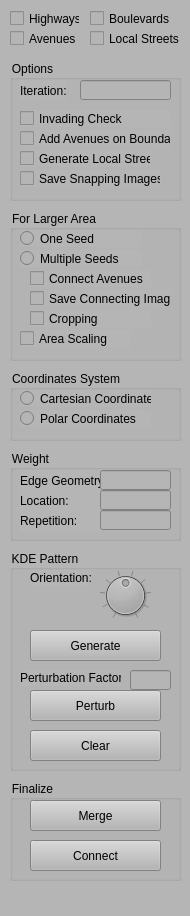
<?xml version="1.0" encoding="UTF-8"?>
<ui version="4.0">
 <class>ControlWidget</class>
 <widget class="QDockWidget" name="ControlWidget">
  <property name="geometry">
   <rect>
    <x>0</x>
    <y>0</y>
    <width>190</width>
    <height>916</height>
   </rect>
  </property>
  <property name="minimumSize">
   <size>
    <width>190</width>
    <height>240</height>
   </size>
  </property>
  <property name="styleSheet">
   <string notr="true">background-color: rgb(181, 181, 181);</string>
  </property>
  <widget class="QWidget" name="dockWidgetContents">
   <widget class="QCheckBox" name="checkBoxRoadTypeAvenue">
    <property name="geometry">
     <rect>
      <x>10</x>
      <y>30</y>
      <width>70</width>
      <height>17</height>
     </rect>
    </property>
    <property name="text">
     <string>Avenues</string>
    </property>
   </widget>
   <widget class="QCheckBox" name="checkBoxRoadTypeLocalStreet">
    <property name="geometry">
     <rect>
      <x>90</x>
      <y>30</y>
      <width>91</width>
      <height>17</height>
     </rect>
    </property>
    <property name="text">
     <string>Local Streets</string>
    </property>
   </widget>
   <widget class="QGroupBox" name="groupBox_8">
    <property name="geometry">
     <rect>
      <x>10</x>
      <y>550</y>
      <width>171</width>
      <height>221</height>
     </rect>
    </property>
    <property name="title">
     <string>KDE Pattern</string>
    </property>
    <widget class="QPushButton" name="pushButtonGenerateKDE">
     <property name="geometry">
      <rect>
       <x>20</x>
       <y>80</y>
       <width>131</width>
       <height>31</height>
      </rect>
     </property>
     <property name="text">
      <string>Generate</string>
     </property>
    </widget>
    <widget class="QDial" name="dialOrientation">
     <property name="geometry">
      <rect>
       <x>80</x>
       <y>20</y>
       <width>71</width>
       <height>51</height>
      </rect>
     </property>
     <property name="maximum">
      <number>359</number>
     </property>
     <property name="singleStep">
      <number>10</number>
     </property>
     <property name="value">
      <number>180</number>
     </property>
     <property name="orientation">
      <enum>Qt::Vertical</enum>
     </property>
     <property name="invertedAppearance">
      <bool>false</bool>
     </property>
     <property name="invertedControls">
      <bool>false</bool>
     </property>
     <property name="notchTarget">
      <double>3.700000000000000</double>
     </property>
     <property name="notchesVisible">
      <bool>true</bool>
     </property>
    </widget>
    <widget class="QLabel" name="label_2">
     <property name="geometry">
      <rect>
       <x>20</x>
       <y>20</y>
       <width>61</width>
       <height>16</height>
      </rect>
     </property>
     <property name="text">
      <string>Orientation:</string>
     </property>
    </widget>
    <widget class="QPushButton" name="pushButtonPerturb">
     <property name="geometry">
      <rect>
       <x>20</x>
       <y>140</y>
       <width>131</width>
       <height>31</height>
      </rect>
     </property>
     <property name="text">
      <string>Perturb</string>
     </property>
    </widget>
    <widget class="QLineEdit" name="lineEditPerturbationFactor">
     <property name="geometry">
      <rect>
       <x>120</x>
       <y>120</y>
       <width>41</width>
       <height>20</height>
      </rect>
     </property>
    </widget>
    <widget class="QLabel" name="label_6">
     <property name="geometry">
      <rect>
       <x>10</x>
       <y>120</y>
       <width>101</width>
       <height>16</height>
      </rect>
     </property>
     <property name="text">
      <string>Perturbation Factor:</string>
     </property>
    </widget>
   </widget>
   <widget class="QGroupBox" name="groupBox">
    <property name="geometry">
     <rect>
      <x>10</x>
      <y>60</y>
      <width>171</width>
      <height>141</height>
     </rect>
    </property>
    <property name="title">
     <string>Options</string>
    </property>
    <widget class="QCheckBox" name="checkBoxAddAvenuesOnBoundary">
     <property name="geometry">
      <rect>
       <x>10</x>
       <y>70</y>
       <width>151</width>
       <height>17</height>
      </rect>
     </property>
     <property name="text">
      <string>Add Avenues on Boundary</string>
     </property>
    </widget>
    <widget class="QLabel" name="label">
     <property name="geometry">
      <rect>
       <x>10</x>
       <y>20</y>
       <width>46</width>
       <height>21</height>
      </rect>
     </property>
     <property name="text">
      <string>Iteration:</string>
     </property>
    </widget>
    <widget class="QLineEdit" name="lineEditNumIterations">
     <property name="geometry">
      <rect>
       <x>70</x>
       <y>20</y>
       <width>91</width>
       <height>20</height>
      </rect>
     </property>
     <property name="alignment">
      <set>Qt::AlignRight|Qt::AlignTrailing|Qt::AlignVCenter</set>
     </property>
    </widget>
    <widget class="QCheckBox" name="checkBoxLocalStreets">
     <property name="geometry">
      <rect>
       <x>10</x>
       <y>90</y>
       <width>131</width>
       <height>17</height>
      </rect>
     </property>
     <property name="text">
      <string>Generate Local Streets</string>
     </property>
    </widget>
    <widget class="QCheckBox" name="checkBoxInvadingCheck">
     <property name="geometry">
      <rect>
       <x>10</x>
       <y>50</y>
       <width>151</width>
       <height>17</height>
      </rect>
     </property>
     <property name="text">
      <string>Invading Check</string>
     </property>
    </widget>
    <widget class="QCheckBox" name="checkBoxSaveSnappingImages">
     <property name="geometry">
      <rect>
       <x>10</x>
       <y>110</y>
       <width>141</width>
       <height>17</height>
      </rect>
     </property>
     <property name="text">
      <string>Save Snapping Images</string>
     </property>
    </widget>
   </widget>
   <widget class="QCheckBox" name="checkBoxRoadTypeHighway">
    <property name="geometry">
     <rect>
      <x>10</x>
      <y>10</y>
      <width>70</width>
      <height>17</height>
     </rect>
    </property>
    <property name="text">
     <string>Highways</string>
    </property>
   </widget>
   <widget class="QCheckBox" name="checkBoxRoadTypeBoulevard">
    <property name="geometry">
     <rect>
      <x>90</x>
      <y>10</y>
      <width>91</width>
      <height>17</height>
     </rect>
    </property>
    <property name="text">
     <string>Boulevards</string>
    </property>
   </widget>
   <widget class="QGroupBox" name="groupBox_2">
    <property name="geometry">
     <rect>
      <x>10</x>
      <y>450</y>
      <width>171</width>
      <height>91</height>
     </rect>
    </property>
    <property name="title">
     <string>Weight</string>
    </property>
    <widget class="QLabel" name="label_3">
     <property name="geometry">
      <rect>
       <x>10</x>
       <y>20</y>
       <width>81</width>
       <height>21</height>
      </rect>
     </property>
     <property name="text">
      <string>Edge Geometry:</string>
     </property>
    </widget>
    <widget class="QLabel" name="label_4">
     <property name="geometry">
      <rect>
       <x>10</x>
       <y>40</y>
       <width>81</width>
       <height>21</height>
      </rect>
     </property>
     <property name="text">
      <string>Location:</string>
     </property>
    </widget>
    <widget class="QLabel" name="label_5">
     <property name="geometry">
      <rect>
       <x>10</x>
       <y>60</y>
       <width>81</width>
       <height>21</height>
      </rect>
     </property>
     <property name="text">
      <string>Repetition:</string>
     </property>
    </widget>
    <widget class="QLineEdit" name="lineEditWeightEdge">
     <property name="geometry">
      <rect>
       <x>90</x>
       <y>20</y>
       <width>71</width>
       <height>20</height>
      </rect>
     </property>
     <property name="alignment">
      <set>Qt::AlignRight|Qt::AlignTrailing|Qt::AlignVCenter</set>
     </property>
    </widget>
    <widget class="QLineEdit" name="lineEditWeightLocation">
     <property name="geometry">
      <rect>
       <x>90</x>
       <y>40</y>
       <width>71</width>
       <height>20</height>
      </rect>
     </property>
     <property name="alignment">
      <set>Qt::AlignRight|Qt::AlignTrailing|Qt::AlignVCenter</set>
     </property>
    </widget>
    <widget class="QLineEdit" name="lineEditWeightRepetition">
     <property name="geometry">
      <rect>
       <x>90</x>
       <y>60</y>
       <width>71</width>
       <height>20</height>
      </rect>
     </property>
     <property name="alignment">
      <set>Qt::AlignRight|Qt::AlignTrailing|Qt::AlignVCenter</set>
     </property>
    </widget>
   </widget>
   <widget class="QGroupBox" name="groupBox_3">
    <property name="geometry">
     <rect>
      <x>10</x>
      <y>210</y>
      <width>171</width>
      <height>151</height>
     </rect>
    </property>
    <property name="title">
     <string>For Larger Area</string>
    </property>
    <widget class="QRadioButton" name="radioButtonMultiSeeds">
     <property name="geometry">
      <rect>
       <x>10</x>
       <y>40</y>
       <width>121</width>
       <height>17</height>
      </rect>
     </property>
     <property name="text">
      <string>Multiple Seeds</string>
     </property>
     <attribute name="buttonGroup">
      <string notr="true">buttonGroup</string>
     </attribute>
    </widget>
    <widget class="QRadioButton" name="radioButtonOneSeed">
     <property name="geometry">
      <rect>
       <x>10</x>
       <y>20</y>
       <width>121</width>
       <height>17</height>
      </rect>
     </property>
     <property name="text">
      <string>One Seed</string>
     </property>
     <attribute name="buttonGroup">
      <string notr="true">buttonGroup</string>
     </attribute>
    </widget>
    <widget class="QCheckBox" name="checkBoxAreaScaling">
     <property name="geometry">
      <rect>
       <x>10</x>
       <y>120</y>
       <width>111</width>
       <height>17</height>
      </rect>
     </property>
     <property name="text">
      <string>Area Scaling</string>
     </property>
    </widget>
    <widget class="QCheckBox" name="checkBoxConnectAvenues">
     <property name="geometry">
      <rect>
       <x>20</x>
       <y>60</y>
       <width>121</width>
       <height>17</height>
      </rect>
     </property>
     <property name="text">
      <string>Connect Avenues</string>
     </property>
    </widget>
    <widget class="QCheckBox" name="checkBoxCropping">
     <property name="geometry">
      <rect>
       <x>20</x>
       <y>100</y>
       <width>121</width>
       <height>17</height>
      </rect>
     </property>
     <property name="text">
      <string>Cropping</string>
     </property>
    </widget>
    <widget class="QCheckBox" name="checkBoxSaveConnectingImages">
     <property name="geometry">
      <rect>
       <x>20</x>
       <y>80</y>
       <width>141</width>
       <height>17</height>
      </rect>
     </property>
     <property name="text">
      <string>Save Connecting Images</string>
     </property>
    </widget>
   </widget>
   <widget class="QGroupBox" name="groupBox_4">
    <property name="geometry">
     <rect>
      <x>10</x>
      <y>370</y>
      <width>171</width>
      <height>71</height>
     </rect>
    </property>
    <property name="title">
     <string>Coordinates System</string>
    </property>
    <widget class="QRadioButton" name="radioButtonCartesianCoordinate">
     <property name="geometry">
      <rect>
       <x>10</x>
       <y>20</y>
       <width>131</width>
       <height>17</height>
      </rect>
     </property>
     <property name="text">
      <string>Cartesian Coordinates</string>
     </property>
     <attribute name="buttonGroup">
      <string notr="true">buttonGroup_2</string>
     </attribute>
    </widget>
    <widget class="QRadioButton" name="radioButtonPolarCoordinate">
     <property name="geometry">
      <rect>
       <x>10</x>
       <y>40</y>
       <width>131</width>
       <height>17</height>
      </rect>
     </property>
     <property name="text">
      <string>Polar Coordinates</string>
     </property>
     <attribute name="buttonGroup">
      <string notr="true">buttonGroup_2</string>
     </attribute>
    </widget>
   </widget>
   <widget class="QGroupBox" name="groupBox_5">
    <property name="geometry">
     <rect>
      <x>10</x>
      <y>780</y>
      <width>171</width>
      <height>101</height>
     </rect>
    </property>
    <property name="title">
     <string>Finalize</string>
    </property>
    <widget class="QPushButton" name="pushButtonConnect">
     <property name="geometry">
      <rect>
       <x>20</x>
       <y>60</y>
       <width>131</width>
       <height>31</height>
      </rect>
     </property>
     <property name="text">
      <string>Connect</string>
     </property>
    </widget>
    <widget class="QPushButton" name="pushButtonMerge">
     <property name="geometry">
      <rect>
       <x>20</x>
       <y>20</y>
       <width>131</width>
       <height>31</height>
      </rect>
     </property>
     <property name="text">
      <string>Merge</string>
     </property>
    </widget>
   </widget>
   <widget class="QPushButton" name="pushButtonClear">
    <property name="geometry">
     <rect>
      <x>30</x>
      <y>730</y>
      <width>131</width>
      <height>31</height>
     </rect>
    </property>
    <property name="text">
     <string>Clear</string>
    </property>
   </widget>
  </widget>
 </widget>
 <resources/>
 <connections/>
 <buttongroups>
  <buttongroup name="buttonGroup"/>
  <buttongroup name="buttonGroup_2"/>
 </buttongroups>
</ui>
